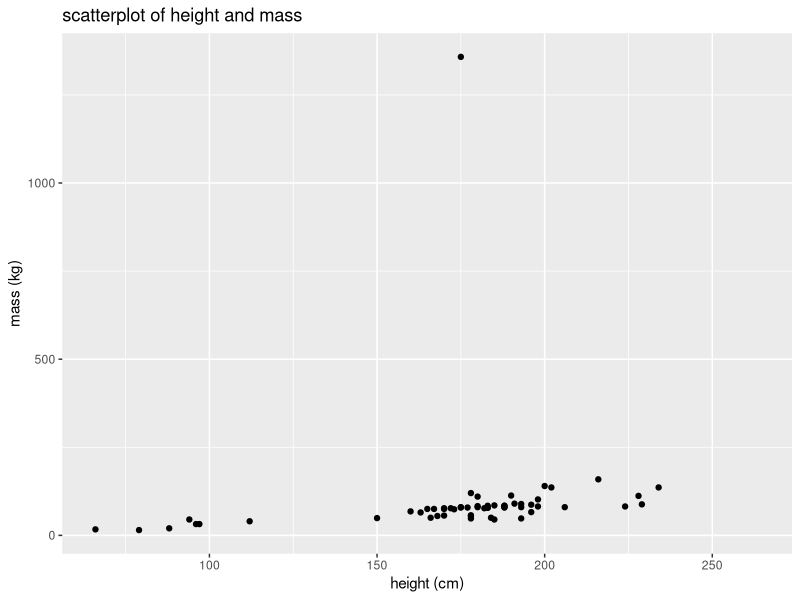
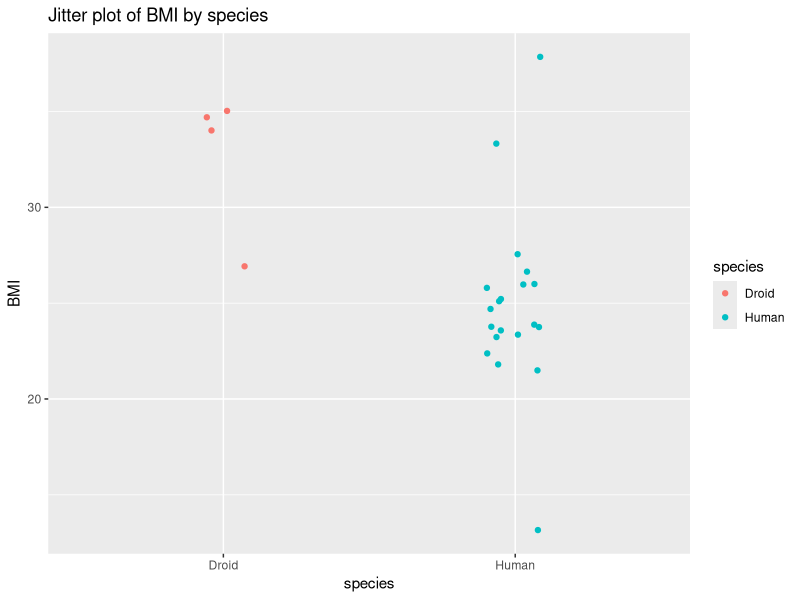
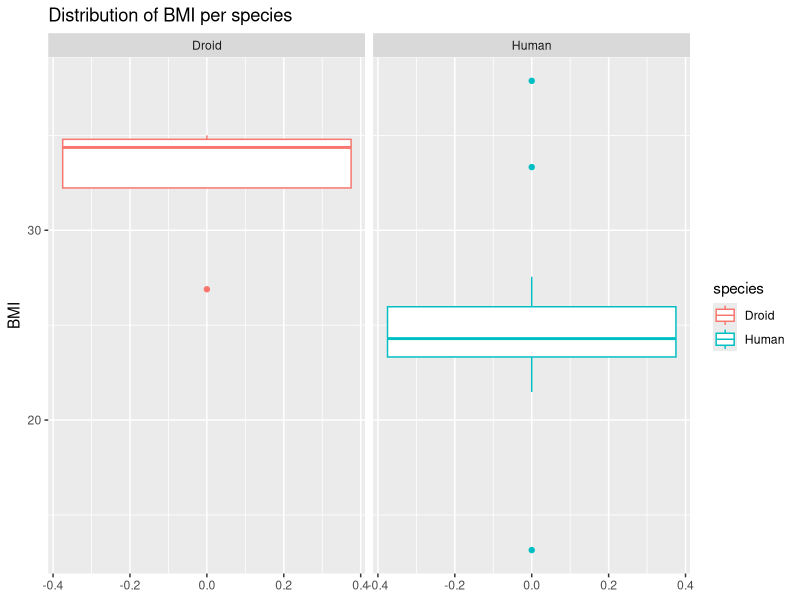
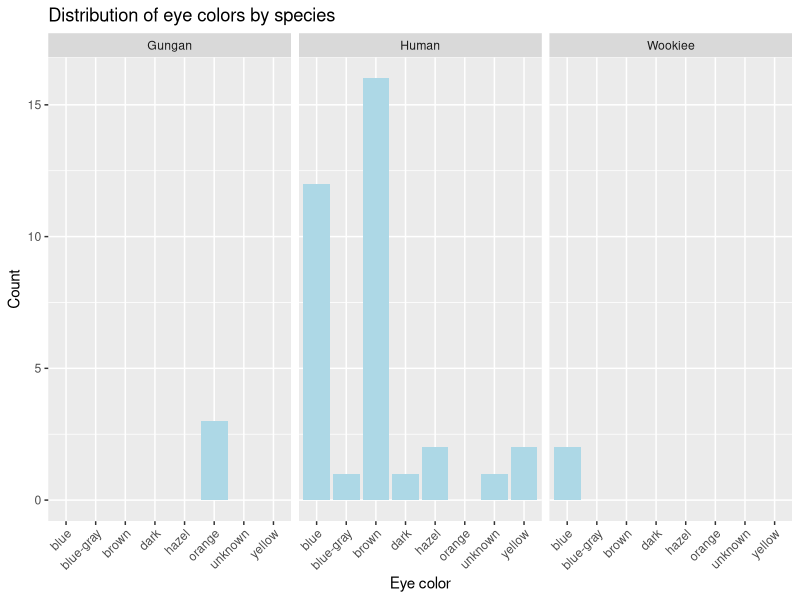

These figures' R source, in order:
## ---- chunk 1
knitr::opts_chunk$set(echo = TRUE, eval = TRUE,  
                      warning = FALSE, message = FALSE, 
                      fig.align = "center",
                      R.options = list(max.print=100))

# Edit the file starting below
## ---- chunk 2
# Load the package
library(tidyverse) 
## ---- chunk 3
# Take a quick look
head(starwars)
## ---- chunk 4
# Scatterplot of heigth and mass of all the Star Wars character in the dataset
starwars |>
    ggplot() +
        geom_point(aes(x = height, y = mass)) +
        labs(title = 'scatterplot of height and mass',
             x = 'height (cm)',
             y = 'mass (kg)')
## ---- chunk 5
# Calculate BMI of all character and display the characters with the highest BMI
starwars |> 
    mutate(BMI = mass / ((height/100) ** 2)) |>
    slice_max(n = 5, BMI)
## ---- chunk 6
# Display the counts of each species and arrange them from highest to lowest count
starwars |>
    group_by(species) |>
    summarize(character_per_species = sum(n())) |>
    arrange(desc(character_per_species))
## ---- chunk 7
# 
starwars |> 
    mutate(BMI = mass / ((height/100) ** 2)) |>
    filter(species %in% c('Human', 'Droid')) |>
    ggplot() +
        geom_jitter(aes(x = species, y = BMI, color = species), width = 0.1) +
        labs(title = 'Jitter plot of BMI by species',
             x = 'species',
             y = 'BMI')

starwars |> 
    mutate(BMI = mass / ((height/100) ** 2)) |>
    filter(species %in% c('Human', 'Droid')) |>
    ggplot() +
        geom_boxplot(aes(y = BMI, color = species)) +
        facet_wrap(~species) +
        labs(title = 'Distribution of BMI per species',
             y = 'BMI')
## ---- chunk 8
# 
starwars |>
    filter(species %in% c('Human', 'Gungan', 'Wookiee')) |>
    group_by(species) |>
    ggplot() + 
        geom_bar(aes(x = eye_color), fill = 'lightblue') +
        theme(axis.text.x = element_text(angle = 45, hjust = 1)) +
        labs(title = 'Distribution of eye colors by species',
             x = 'Eye color',
             y = 'Count') +
        facet_wrap(~species)

filtered_starwars <- starwars |> 
                        filter(species %in% c('Human','Gungan','Wookiee'))
table(filtered_starwars$species, filtered_starwars$eye_color)
